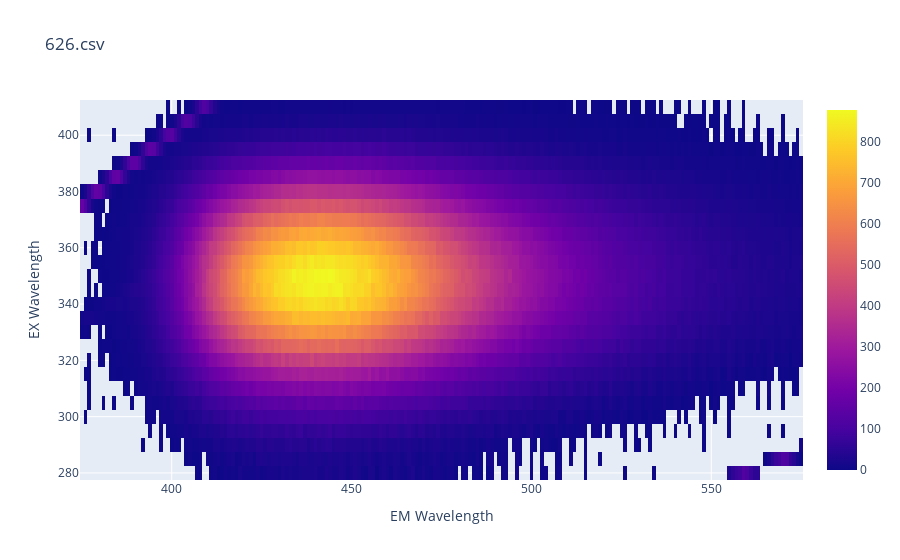

The code cell stored with this chart in its notebook:
### Markdown cell above
## Демонстрация FL-карты

___Используемые функции:___
* [p_show_img](#p_show_img)

### Code cell
p_show_img(df, filename, square_fig = False, vmax=None)

### Figure 1 — Plotly figure (JSON) as saved in the notebook; plotly's stock layout.template omitted (floating-point values rounded to 4 significant figures; data arrays with more than 128 entries replaced by an {"elided": "..."} marker saying what was removed)
{"data": [{"type": "heatmap", "x": {"elided": "201 int values"}, "y": [280, 285, 290, 295, 300, 305, 310, 315, 320, 325, 330, 335, 340, 345, 350, 355, 360, 365, 370, 375, 380, 385, 390, 395, 400, 405, 410], "z": {"elided": "27x201 float values"}}], "layout": {"title": {"text": "626.csv"}, "xaxis": {"title": {"text": "EM Wavelength"}}, "yaxis": {"title": {"text": "EX Wavelength"}}}}
